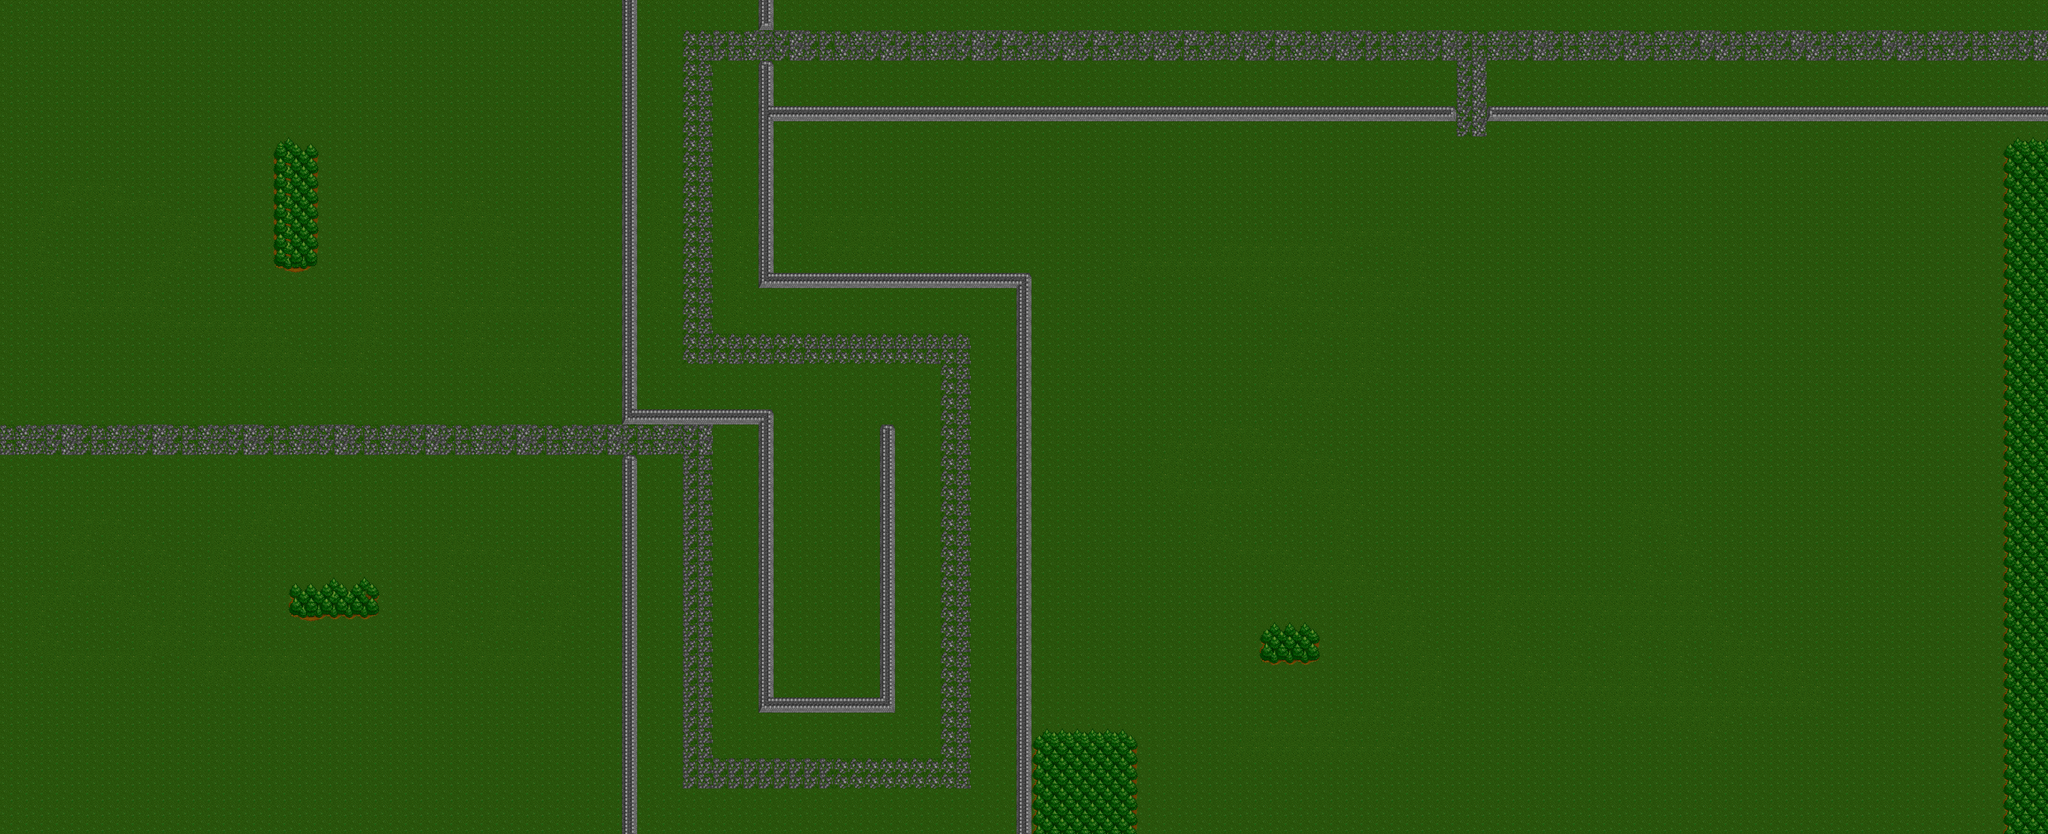

A level layout from a 2D game, rendered from its tile map. Below: a short description, then the map file with tile-grid data replaced by summaries:
An orthogonal 135x55 tile map with 32x32 px tiles, 2 tile layers (Ground, Buildings) and 51 objects (16x Enemy_horizontalGrunt, 15x Enemy_verticalGrunt, 12x Wall, 5x Jungle, Player, ...).

<map version="1.0" orientation="orthogonal" renderorder="right-down" width="135" height="55" tilewidth="32" tileheight="32" nextobjectid="61">
 <tileset firstgid="1" name="Tile_set" tilewidth="32" tileheight="32" tilecount="480" columns="16">
  <image source="Images/Ground_texture/Tile_set.png" width="512" height="968" />
 </tileset>
 <layer name="Ground" width="135" height="55">
  <data>[7425 cells, 7425 non-empty, 27 distinct tile ids]</data>
 </layer>
 <objectgroup name="Moving Parts">
  <object id="1" name="Player" type="Player" x="50.1818" y="898.545" width="55" height="60" />
  <object id="6" name="Boss" type="Boss" x="3067.27" y="898.788" width="200" height="200" />
 </objectgroup>
 <objectgroup name="Finish">
  <object id="3" name="Finish_Boss" type="Finish" x="3139.4" y="1472.72" width="55" height="60" />
 </objectgroup>
 <objectgroup name="Block">
  <object id="7" name="Wall" x="1315.15" y="9.09091" width="24.2424" height="848.485" />
  <object id="8" name="Wall" x="1318.18" y="972.727" width="18.1818" height="781.818" />
  <object id="9" name="Wall" x="1324.24" y="866.667" width="296.97" height="24.2424" />
  <object id="13" name="Wall" x="1602.67" y="904" width="25.3333" height="594.667" />
  <object id="15" name="Wall" x="1633.33" y="1477.33" width="249.333" height="20" />
  <object id="16" name="Wall" x="1864" y="902.667" width="16" height="566.667" />
  <object id="17" name="Wall" x="1605.33" y="2.66667" width="20" height="50.6667" />
  <object id="18" name="Wall" x="1605.33" y="136" width="21.3333" height="434.667" />
  <object id="19" name="Wall" x="1605.33" y="577.333" width="560" height="25.3333" />
  <object id="20" name="Wall" x="1636" y="225.333" width="1424" height="24" />
  <object id="21" name="Wall" x="3145.33" y="226.667" width="1176" height="18.6667" />
  <object id="55" name="Wall" x="2148" y="582.667" width="20" height="1180" />
  <object id="56" name="Jungle" x="606.667" y="1220" width="190.667" height="78.6667" />
  <object id="57" name="Jungle" x="2661" y="1317" width="119" height="76" />
  <object id="58" name="Jungle" x="2181.82" y="1551.52" width="212.121" height="206.061" />
  <object id="59" name="Jungle" x="4215.15" y="300" width="115.152" height="1463.64" />
  <object id="60" name="Jungle" x="574.667" y="292" width="102.667" height="269.333" />
 </objectgroup>
 <layer name="Buildings" width="135" height="55">
  <data>[7425 cells, 665 non-empty, 19 distinct tile ids]</data>
 </layer>
 <objectgroup name="Enemies">
  <object id="24" name="Enemy_horizontalGrunt" x="1445.45" y="69.697" width="55" height="60" />
  <object id="25" name="Enemy_horizontalGrunt" x="1442.2" y="706.364" width="55" height="60" />
  <object id="26" name="Enemy_horizontalGrunt" x="1827.05" y="709.394" width="55" height="60" />
  <object id="27" name="Enemy_horizontalGrunt" x="1451.29" y="1615.45" width="55" height="60" />
  <object id="28" name="Enemy_horizontalGrunt" x="1678.56" y="1606.36" width="55" height="60" />
  <object id="29" name="Enemy_horizontalGrunt" x="1890.68" y="1606.36" width="55" height="60" />
  <object id="30" name="Enemy_verticalGrunt" x="1981.59" y="1209.39" width="55" height="60" />
  <object id="31" name="Enemy_verticalGrunt" x="1981.59" y="939.697" width="55" height="60" />
  <object id="32" name="Enemy_verticalGrunt" x="1987.65" y="706.364" width="55" height="60" />
  <object id="33" name="Enemy_verticalGrunt" x="1984.62" y="1436.67" width="55" height="60" />
  <object id="34" name="Enemy_verticalGrunt" x="1439.17" y="285.152" width="55" height="60" />
  <object id="35" name="Enemy_verticalGrunt" x="1848.26" y="327.576" width="55" height="60" />
  <object id="36" name="Enemy_verticalGrunt" x="2075.53" y="327.576" width="55" height="60" />
  <object id="37" name="Enemy_horizontalGrunt" x="2478.56" y="330.606" width="55" height="60" />
  <object id="38" name="Enemy_horizontalGrunt" x="2817.95" y="354.848" width="55" height="60" />
  <object id="39" name="Enemy_horizontalGrunt" x="3214.92" y="357.879" width="55" height="60" />
  <object id="40" name="Enemy_horizontalGrunt" x="3499.77" y="357.879" width="55" height="60" />
  <object id="41" name="Enemy_horizontalGrunt" x="3757.35" y="370" width="55" height="60" />
  <object id="42" name="Enemy_horizontalGrunt" x="3978.56" y="373.03" width="55" height="60" />
  <object id="43" name="Enemy_horizontalGrunt" x="2575.53" y="54.8485" width="55" height="60" />
  <object id="44" name="Enemy_horizontalGrunt" x="3272.5" y="70" width="55" height="60" />
  <object id="45" name="Enemy_horizontalGrunt" x="1866.44" y="73.0303" width="55" height="60" />
  <object id="46" name="Enemy_horizontalGrunt" x="3760.38" y="66.9697" width="55" height="60" />
  <object id="47" name="Enemy_verticalGrunt" x="1681.59" y="879.091" width="55" height="60" />
  <object id="48" name="Enemy_verticalGrunt" x="1693.71" y="1118.48" width="55" height="60" />
  <object id="49" name="Enemy_verticalGrunt" x="1157.35" y="418.485" width="55" height="60" />
  <object id="50" name="Enemy_verticalGrunt" x="1157.35" y="1051.82" width="55" height="60" />
  <object id="51" name="Enemy_verticalGrunt" x="2430.08" y="718.485" width="55" height="60" />
  <object id="52" name="Enemy_verticalGrunt" x="3717.95" y="736.667" width="55" height="60" />
  <object id="53" name="Enemy_verticalGrunt" x="2451.29" y="1157.88" width="55" height="60" />
  <object id="54" name="Enemy_verticalGrunt" x="3724.02" y="1103.33" width="55" height="60" />
 </objectgroup>
</map>
